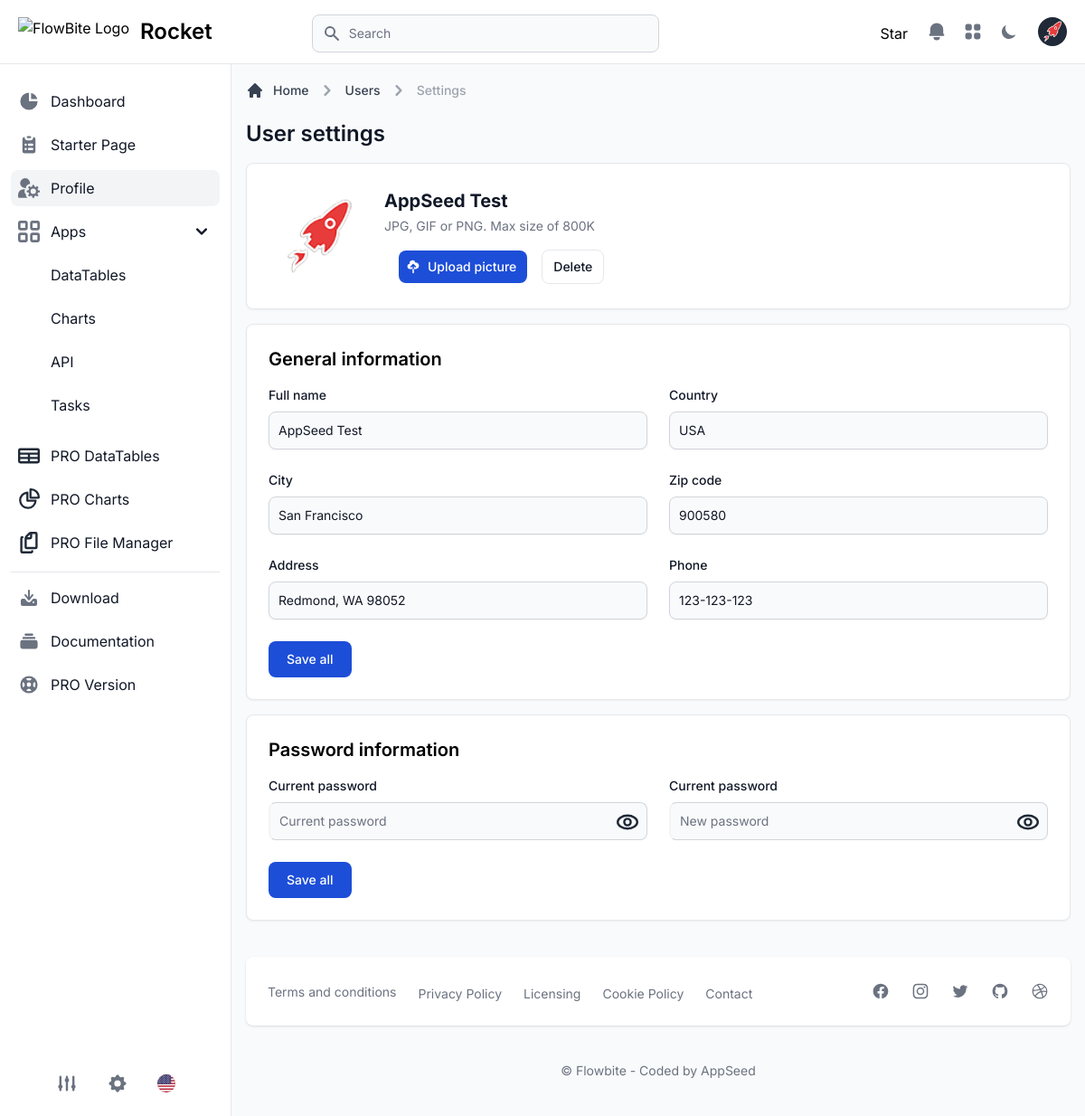
The page /users/profile/ (signed in) on the database its author committed.
### apps/users/models.py (models this page shows, shortened)
class Profile(models.Model):
    user      = models.OneToOneField(User, on_delete=models.CASCADE)
    role      = models.CharField(max_length=20, choices=ROLE_CHOICES, default='user')
    full_name = models.CharField(max_length=255, null=True, blank=True)
    country   = models.CharField(max_length=255, null=True, blank=True)
    city      = models.CharField(max_length=255, null=True, blank=True)
    zip_code  = models.CharField(max_length=255, null=True, blank=True)
    address   = models.CharField(max_length=255, null=True, blank=True)
    phone     = models.CharField(max_length=255, null=True, blank=True)
    avatar    = models.ImageField(upload_to='avatar', null=True, blank=True)

### apps/users/views.py (the view)
# urls.py: path('profile/', views.profile, name='profile'),
@login_required(login_url='/users/signin/')
def profile(request):
    profile = get_object_or_404(Profile, user=request.user)
    if request.method == 'POST':
        form = ProfileForm(request.POST, instance=profile)
        if form.is_valid():
            form.save()
            messages.success(request, 'Profile updated successfully')
    else:
        form = ProfileForm(instance=profile)
    context = {
        'form': form,
        'segment': 'profile',
    }
    return render(request, 'dashboard/profile.html', context)

### apps/users/forms.py
class ProfileForm(forms.ModelForm):
    class Meta:
        model = Profile
        exclude = ('user', 'role', 'avatar',)
    def __init__(self, *args, **kwargs):
        super(ProfileForm, self).__init__(*args, **kwargs)
        for field_name, field in self.fields.items():
            self.fields[field_name].widget.attrs['placeholder'] = field.label
            self.fields[field_name].widget.attrs['class'] = 'shadow-sm bg-gray-50 border border-gray-300 text-gray-900 sm:text-sm rounded-lg focus:ring-primary-500 focus:border-primary-500 block w-full p-2.5 dark:bg-gray-700 dark:border-gray-600 dark:placeholder-gray-400 dark:text-white dark:focus:ring-primary-500 dark:focus:border-primary-500'
            self.fields[field_name].widget.attrs['required'] = False

### templates/dashboard/profile.html (shortened to what this page needs)
{% extends "layouts/base.html" %}
{% load static %}
{% block content %}
<div class="grid grid-cols-1 px-4 pt-6 xl:grid-cols-3 xl:gap-4 dark:bg-gray-900">
    <div class="mb-4 col-span-full xl:mb-2">
        <nav class="flex mb-5" aria-label="Breadcrumb">
            <ol class="inline-flex items-center space-x-1 text-sm font-medium md:space-x-2">
              <li class="inline-flex items-center">
                <a href="#" class="inline-flex items-center text-gray-700 hover:text-primary-600 dark:text-gray-300 dark:hover:text-white">
                  <svg class="w-5 h-5 mr-2.5" fill="currentColor" viewBox="0 0 20 20" xmlns="http://www.w3.org/2000/svg"><path d="M10.707 2.293a1 1 0 00-1.414 0l-7 7a1 1 0 001.414 1.414L4 10.414V17a1 1 0 001 1h2a1 1 0 001-1v-2a1 1 0 011-1h2a1 1 0 011 1v2a1 1 0 001 1h2a1 1 0 001-1v-6.586l.293.293a1 1 0 001.414-1.414l-7-7z"></path></svg>
                  Home
                </a>
              </li>
              <li>
                <div class="flex items-center">
                  <svg class="w-6 h-6 text-gray-400" fill="currentColor" viewBox="0 0 20 20" xmlns="http://www.w3.org/2000/svg"><path fill-rule="evenodd" d="M7.293 14.707a1 1 0 010-1.414L10.586 10 7.293 6.707a1 1 0 011.414-1.414l4 4a1 1 0 010 1.414l-4 4a1 1 0 01-1.414 0z" clip-rule="evenodd"></path></svg>
                  <a href="#" class="ml-1 text-gray-700 hover:text-primary-600 md:ml-2 dark:text-gray-300 dark:hover:text-white">Users</a>
                </div>
              </li>
              <li>
                <div class="flex items-center">
                  <svg class="w-6 h-6 text-gray-400" fill="currentColor" viewBox="0 0 20 20" xmlns="http://www.w3.org/2000/svg"><path fill-rule="evenodd" d="M7.293 14.707a1 1 0 010-1.414L10.586 10 7.293 6.707a1 1 0 011.414-1.414l4 4a1 1 0 010 1.414l-4 4a1 1 0 01-1.414 0z" clip-rule="evenodd"></path></svg>
                  <span class="ml-1 text-gray-400 md:ml-2 dark:text-gray-500" aria-current="page">Settings</span>
                </div>
              </li>
            </ol>
        </nav>
        <h1 class="text-xl font-semibold text-gray-900 sm:text-2xl dark:text-white">User settings</h1>
    </div>
    <div class="col-span-full xl:col-auto">
        <div class="p-4 mb-4 bg-white border border-gray-200 rounded-lg shadow-sm 2xl:col-span-2 dark:border-gray-700 sm:p-6 dark:bg-gray-800">
            <div class="items-center sm:flex xl:block 2xl:flex sm:space-x-4 xl:space-x-0 2xl:space-x-4">
                {% if request.user.profile.avatar %}
                    <img class="mb-4 rounded-lg w-28 h-28 sm:mb-0 xl:mb-4 2xl:mb-0" src="{{ request.user.profile.avatar.url }}" alt="Jese picture">
                {% else %}
                    <img class="mb-4 rounded-lg w-28 h-28 sm:mb-0 xl:mb-4 2xl:mb-0" src="{% static "dist/img/default-user.png" %}" alt="Jese picture">
                {% endif %}
                <div>
                    {% if request.user.profile.full_name %}
                        <h3 class="mb-1 text-xl font-bold text-gray-900 dark:text-white">{{ request.user.profile.full_name }}</h3>
                    {% else %}
                        <h3 class="mb-1 text-xl font-bold text-gray-900 dark:text-white">{{ request.user.username }}</h3>
                    {% endif %}
                    <div class="mb-4 text-sm text-gray-500 dark:text-gray-400">
                        JPG, GIF or PNG. Max size of 800K
                    </div>
                    <form method="post" action="{% url "upload_avatar" %}" enctype="multipart/form-data" class="flex items-center space-x-4">
                        <label for="avatar">
                            <div class="inline-flex items-center px-3 py-2 text-sm font-medium text-center text-white rounded-lg bg-primary-700 hover:bg-primary-800 focus:ring-4 focus:ring-primary-300 dark:bg-blue-600 dark:hover:bg-primary-700 dark:focus:ring-primary-800">
                                Upload picture
                            </div>
                        </label>
                        <button type="button" class="py-2 px-3 text-sm font-medium text-gray-900 focus:outline-none bg-white rounded-lg border border-gray-200 hover:bg-gray-100 hover:text-blue-700 focus:z-10 focus:ring-4 focus:ring-gray-200 dark:focus:ring-gray-700 dark:bg-gray-800 dark:text-gray-400 dark:border-gray-600 dark:hover:text-white dark:hover:bg-gray-700">
                            Delete
                        </button>
                    </form>
                </div>
            </div>
        </div>
    </div>
    <div class="col-span-2">
        <div class="p-4 mb-4 bg-white border border-gray-200 rounded-lg shadow-sm 2xl:col-span-2 dark:border-gray-700 sm:p-6 dark:bg-gray-800">
            <h3 class="mb-4 text-xl font-semibold dark:text-white">General information</h3>
            <form method="post">
                <div class="grid grid-cols-6 gap-6">
                    {% for field in form %}
                    <div class="col-span-6 sm:col-span-3">
                        <label for="first-name" class="block mb-2 text-sm font-medium text-gray-900 dark:text-white">{{ field.label }}</label>
                        {{ field }}
                    </div>
                    {% endfor %}
                    <div class="col-span-6 sm:col-full">
                        <button class="text-white bg-primary-700 hover:bg-primary-800 focus:ring-4 focus:ring-primary-300 font-medium rounded-lg text-sm px-5 py-2.5 text-center dark:bg-blue-600 dark:hover:bg-primary-700 dark:focus:ring-primary-800" type="submit">Save all</button>
                    </div>
                </div>
            </form>
        </div>
        <div class="p-4 mb-4 bg-white border border-gray-200 rounded-lg shadow-sm 2xl:col-span-2 dark:border-gray-700 sm:p-6 dark:bg-gray-800">
            <h3 class="mb-4 text-xl font-semibold dark:text-white">Password information</h3>
            <form method="post" action="{% url "change_password" %}">
                <div class="grid grid-cols-6 gap-6">
                    <div class="col-span-6 sm:col-span-3">
                        <label for="current_password" class="block mb-2 text-sm font-medium text-gray-900 dark:text-white">Current password</label>
                        <div class="relative w-full">
                            <input type="password" id="current_password" name="current_password" class="block p-2.5 w-full z-20 text-sm text-gray-900 bg-gray-50 rounded-lg border-l-gray-100 border-l-2 border border-gray-300 focus:ring-blue-500 focus:border-blue-500 dark:bg-gray-700 dark:border-gray-600 dark:placeholder-gray-400 dark:text-white dark:focus:border-blue-500" placeholder="Current password" required>
                            <button type="button" id="show_current_password" class="absolute top-0 right-0 p-2.5 h-full text-sm font-thin text-white rounded-r-lg">
                            </button>
                        </div>
                    </div>
                    <div class="col-span-6 sm:col-span-3">
                        <label for="new_password" class="block mb-2 text-sm font-medium text-gray-900 dark:text-white">Current password</label>
                        <div class="relative w-full">
                            <input type="password" id="new_password" name="new_password" class="block p-2.5 w-full z-20 text-sm text-gray-900 bg-gray-50 rounded-lg border-l-gray-100 border-l-2 border border-gray-300 focus:ring-blue-500 focus:border-blue-500 dark:bg-gray-700 dark:border-gray-600 dark:placeholder-gray-400 dark:text-white dark:focus:border-blue-500" placeholder="New password" required>
                            <button type="button" id="show_new_password" class="absolute top-0 right-0 p-2.5 h-full text-sm font-thin text-white rounded-r-lg">
                            </button>
                        </div>
                    </div>
                    <div class="col-span-6 sm:col-full">
                        <button class="text-white bg-primary-700 hover:bg-primary-800 focus:ring-4 focus:ring-primary-300 font-medium rounded-lg text-sm px-5 py-2.5 text-center dark:bg-blue-600 dark:hover:bg-primary-700 dark:focus:ring-primary-800" type="submit">Save all</button>
                    </div>
                </div>
            </form>
        </div>
    </div>
</div>
{% endblock content %}

### templates/includes/navigation.html (shortened to what this page needs)
{% load static %}
<nav class="fixed z-30 w-full bg-white border-b border-gray-200 dark:bg-gray-800 dark:border-gray-700">
    <div class="px-3 py-3 lg:px-5 lg:pl-3">
      <div class="flex items-center justify-between">
        <div class="flex items-center justify-start">
          <a href="/" class="flex ml-2 md:mr-24">
            <img src="https://flowbite-admin-dashboard.vercel.app/images/logo.svg" class="h-8 mr-3"
              alt="FlowBite Logo" />
            <span
              class="self-center text-xl font-semibold sm:text-2xl whitespace-nowrap dark:text-white">Rocket</span>
          </a>
          <form action="#" method="GET" class="hidden lg:block lg:pl-3.5">
            <div class="relative mt-1 lg:w-96">
              <div class="absolute inset-y-0 left-0 flex items-center pl-3 pointer-events-none">
              </div>
              <input type="text" name="email" id="topbar-search"
                class="bg-gray-50 border border-gray-300 text-gray-900 sm:text-sm rounded-lg focus:ring-primary-500 focus:border-primary-500 block w-full pl-10 p-2.5 dark:bg-gray-700 dark:border-gray-600 dark:placeholder-gray-400 dark:text-white dark:focus:ring-primary-500 dark:focus:border-primary-500"
                placeholder="Search">
            </div>
          </form>
        </div>
        <div class="flex items-center">
          <div class="hidden mr-3 -mb-1 sm:block">
            <a class="github-button" href="https://github.com/app-generator/rocket-django"
              data-color-scheme="no-preference: dark; light: light; dark: light;" data-icon="octicon-star"
              data-size="large" data-show-count="true"
              aria-label="Star themesberg/flowbite-admin-dashboard on GitHub">Star</a>
          </div>
          <button type="button" data-dropdown-toggle="notification-dropdown"
            class="p-2 text-gray-500 rounded-lg hover:text-gray-900 hover:bg-gray-100 dark:text-gray-400 dark:hover:text-white dark:hover:bg-gray-700">
            <svg class="w-6 h-6" fill="currentColor" viewBox="0 0 20 20" xmlns="http://www.w3.org/2000/svg">
              <path
                d="M10 2a6 6 0 00-6 6v3.586l-.707.707A1 1 0 004 14h12a1 1 0 00.707-1.707L16 11.586V8a6 6 0 00-6-6zM10 18a3 3 0 01-3-3h6a3 3 0 01-3 3z">
              </path>
            </svg>
          </button>
          <button type="button" data-dropdown-toggle="apps-dropdown"
            class="hidden p-2 text-gray-500 rounded-lg sm:flex hover:text-gray-900 hover:bg-gray-100 dark:text-gray-400 dark:hover:text-white dark:hover:bg-gray-700">
          </button>
          <button id="theme-toggle" data-tooltip-target="tooltip-toggle" type="button"
            class="text-gray-500 dark:text-gray-400 hover:bg-gray-100 dark:hover:bg-gray-700 focus:outline-none focus:ring-4 focus:ring-gray-200 dark:focus:ring-gray-700 rounded-lg text-sm p-2.5">
            <svg id="theme-toggle-dark-icon" class="hidden w-5 h-5" fill="currentColor" viewBox="0 0 20 20"
              xmlns="http://www.w3.org/2000/svg">
              <path d="M17.293 13.293A8 8 0 016.707 2.707a8.001 8.001 0 1010.586 10.586z"></path>
            </svg>
          </button>
          <div class="flex items-center ml-3">
            <div>
              <button type="button"
                class="flex text-sm bg-gray-800 rounded-full focus:ring-4 focus:ring-gray-300 dark:focus:ring-gray-600"
                id="user-menu-button-2" aria-expanded="false" data-dropdown-toggle="dropdown-2">
                {% if request.user.profile.avatar %}
                  <img class="w-8 h-8 rounded-full" src="{{ request.user.profile.avatar.url }}" alt="user photo">
                {% else %}
                  <img class="w-8 h-8 rounded-full" src="{% static "dist/img/default-user.png" %}" alt="user photo">
                {% endif %}
              </button>
            </div>
          </div>
        </div>
      </div>
    </div>
</nav>

### rows shown on the page
Profile: form "AppSeed Test" "USA" "San Francisco" "900580" "Redmond, WA 98052" "123-123-123"

### other values the page prints
{{ request.user.profile.full_name }} "AppSeed Test"
{{ field.label }} "Full name" "Country" "City" "Zip code" "Address" "Phone"
